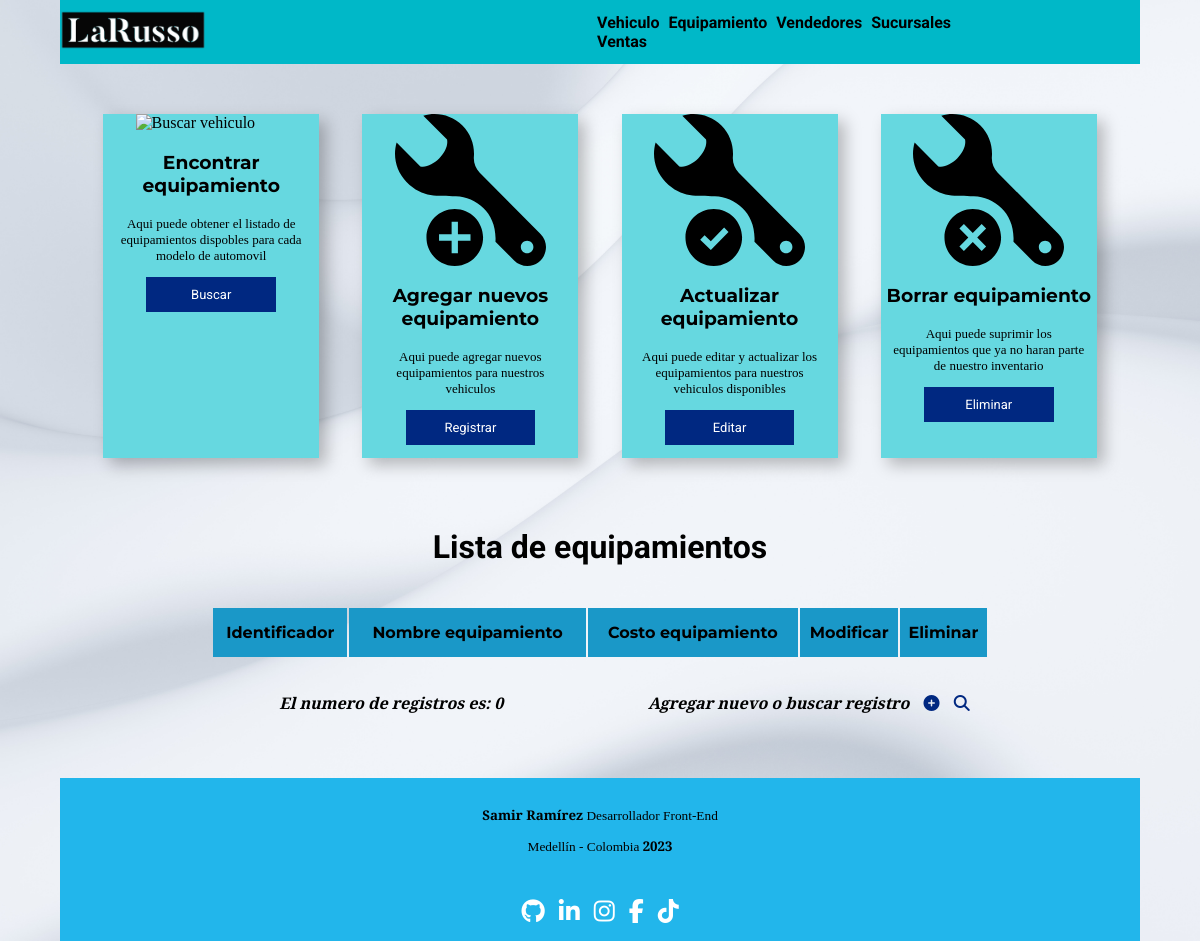
/equipamiento/crear/equipamientos/index.php, run on an earlier commit of the app's database.
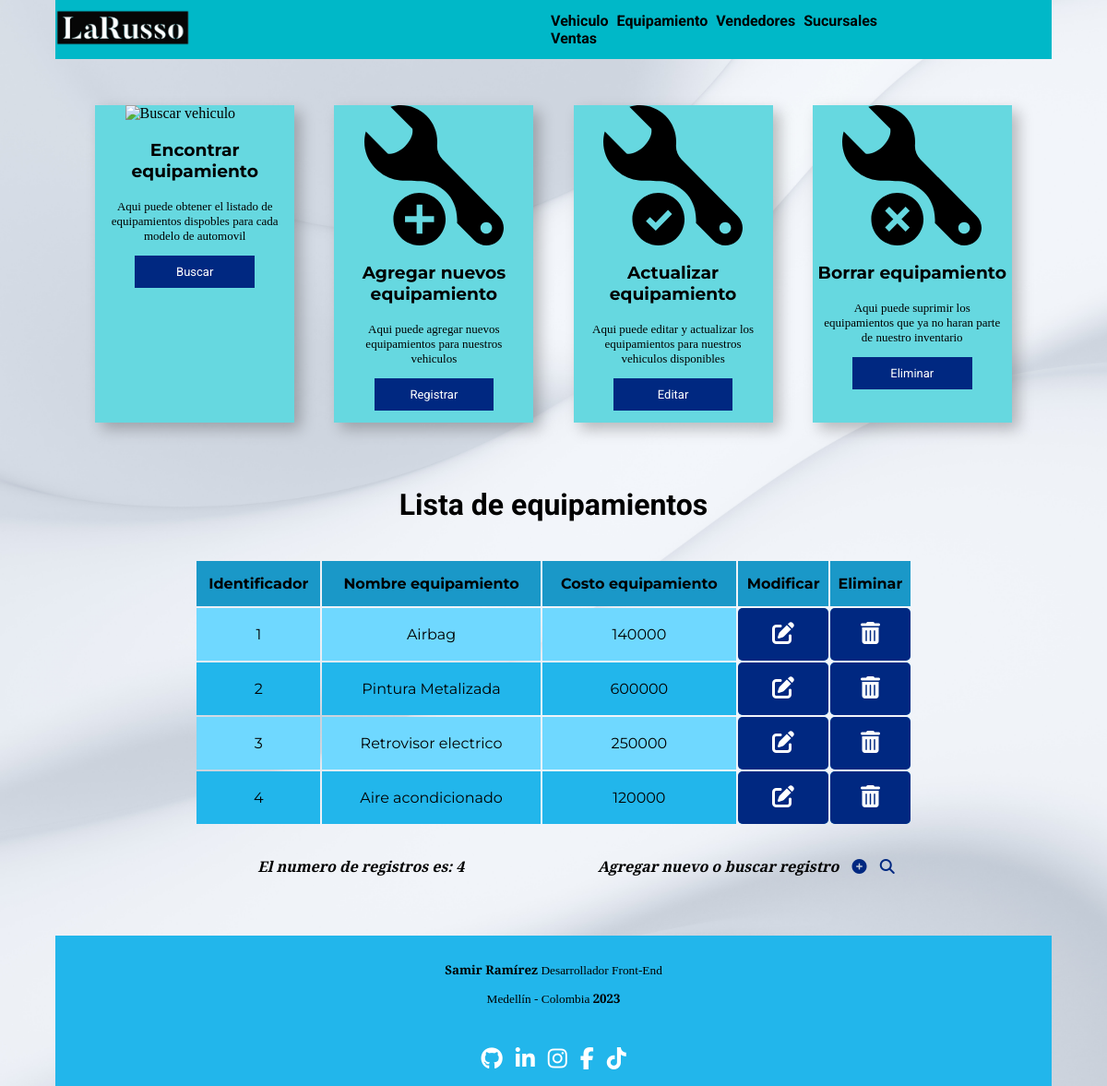
And on a later commit of the database.
### tables this page shows
CREATE TABLE `equipamiento` (
  `id_equipamiento` int(8) NOT NULL,
  `nombre_eq` varchar(30) NOT NULL,
  `precio_eq` int(10) NOT NULL
);

### equipamiento/crear/equipamientos/fuction-view.php (the view)
<?php
    $consult= "SELECT * FROM equipamiento";
    if($result= mysqli_query($cnx, $consult)) {
        echo "<table class='list-tipo'>
        <tr class='row-table'>
            <th class='th-table'>Identificador</th>
            <th class='th-table'>Nombre equipamiento</th>
            <th class='th-table'>Costo equipamiento</th>
            <th class='th-table'>Modificar</th>
            <th class='th-table'>Eliminar</th>
        </tr>";
        while($rows= mysqli_fetch_array($result)) {
            echo "<tr class='row-td-table'>
            <td class='td-table'>". $rows['id_equipamiento'] ."</td>
            <td class='td-table'>". $rows['nombre_eq'] ."</td>
            <td class='td-table'>". $rows['precio_eq'] ."</td>
            <td class='td-table-btn'>
                <a class='td-btn-table' href='editar/index.php?ide=" .$rows['id_equipamiento']. "'>
                    <i class='fa-solid fa-pen-to-square'></i>
                </a>
            </td>
            <td class='td-table-btn'>
                <a class='td-btn-table' href='eliminar/index.php?ide="  .$rows['id_equipamiento']. '&name=' .$rows['nombre_eq']. "'>
                    <i class='fa-solid fa-trash-can'></i>
                </a>
            </td>
        </tr>";
        }
       echo "</table>";
       $controws= mysqli_num_rows($result);
       echo "<div class='cont-count-add'>
       <div class='count'>
           <h2 class='h2-count'>
               El numero de registros es: $controws
           </h2>
       </div>
       <div class='add'>
           <h2 class='h2-add'>
               Agregar nuevo o buscar registro
               <a href='crear/form.php' class='a-add'>
                   <i class='fa-solid fa-circle-plus'></i>
               </a>
               <a href='consulta/consult.php' class= 'a-add'>
                    <i class='fa-solid fa-magnifying-glass'></i>
                </a>
           </h2>
       </div>
   </div>";
    }
?>

What changed in the data, as far as the page shows it:
added equipamiento: id_equipamiento "1", nombre_eq "Airbag", precio_eq "140000"
added equipamiento: id_equipamiento "2", nombre_eq "Pintura Metalizada", precio_eq "600000"
added equipamiento: id_equipamiento "3", nombre_eq "Retrovisor electrico", precio_eq "250000"
added equipamiento: id_equipamiento "4", nombre_eq "Aire acondicionado", precio_eq "120000"
Also different on the page:
$controws: "0" → "4"
